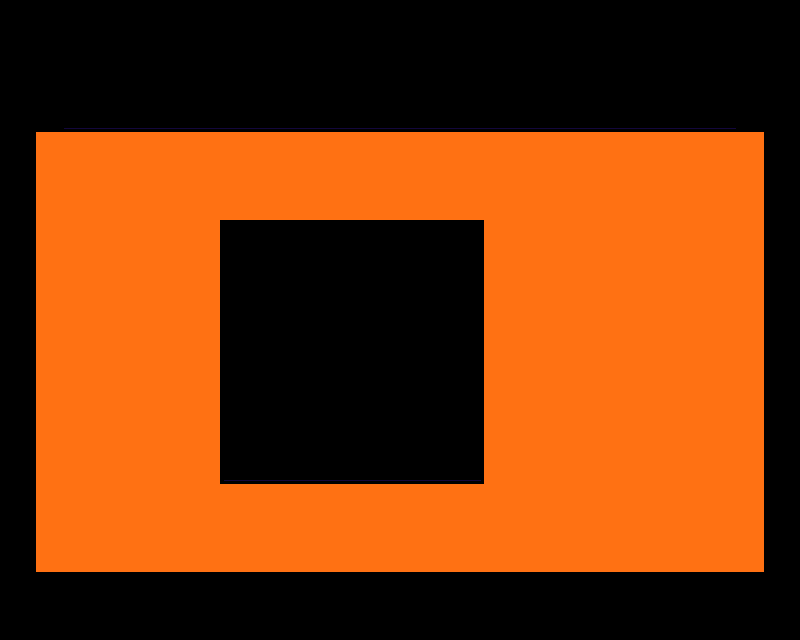

This is a level from a 2D game, rendered from its Tiled map with the project's own tilesets. A one-line summary and the map file follow, with tile-layer data summarised:
An orthogonal 25x20 tile map with 32x32 px tiles, 1 tile layer (Capa de Patrones 1), 5 tilesets and 3 objects.

<map version="1.0" orientation="orthogonal" renderorder="right-down" width="25" height="20" tilewidth="32" tileheight="32" nextobjectid="57">
 <tileset firstgid="1" name="tiles" tilewidth="32" tileheight="32" tilecount="128" columns="8">
  <image source="../images/tiles.png" width="256" height="512" />
 </tileset>
 <tileset firstgid="129" name="player" tilewidth="28" tileheight="28" tilecount="1" columns="1">
  <image source="../images/player.png" width="28" height="28" />
  <tile id="0">
   <properties>
    <property name="Class" value="Player" />
   </properties>
  </tile>
 </tileset>
 <tileset firstgid="130" name="moneda" tilewidth="20" tileheight="20" tilecount="4" columns="4">
  <image source="../images/moneda.png" width="80" height="20" />
  <tile id="0">
   <properties>
    <property name="Class" value="Moneda" />
   </properties>
  </tile>
 </tileset>
 <tileset firstgid="134" name="meta" tilewidth="32" tileheight="32" tilecount="1" columns="1">
  <image source="../images/meta.png" width="32" height="32" />
  <tile id="0">
   <properties>
    <property name="Class" value="Meta" />
   </properties>
  </tile>
 </tileset>
 <tileset firstgid="135" name="vida" tilewidth="32" tileheight="32" tilecount="3" columns="3">
  <properties>
   <property name="Class" value="Vida" />
  </properties>
  <image source="../images/vida.png" width="96" height="32" />
  <tile id="2">
   <properties>
    <property name="Class" value="Vida" />
   </properties>
  </tile>
 </tileset>
 <layer name="Capa de Patrones 1" width="25" height="20">
  <properties>
   <property name="collision" value="true" />
  </properties>
  <data>[500 cells, 258 non-empty, 13 distinct tile ids]</data>
 </layer>
 <objectgroup name="Capa de Objetos 1">
  <object id="48" gid="134" x="332" y="372" width="32" height="32" />
  <object id="55" gid="129" x="226" y="254" width="28" height="28" />
  <object id="56" gid="137" x="447" y="256" width="32" height="32" />
 </objectgroup>
</map>